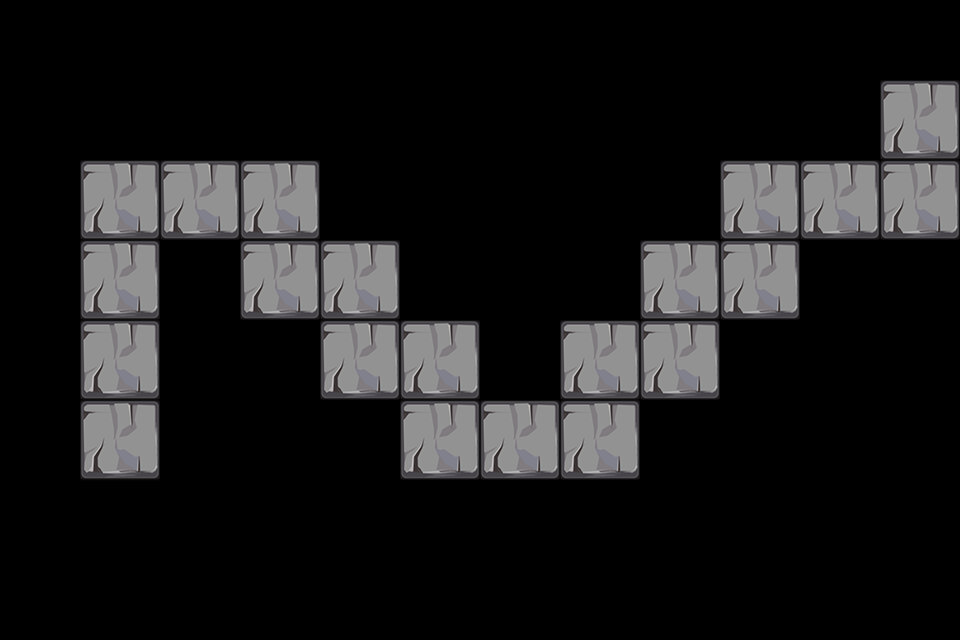

A level layout from a 2D game, rendered from its tile map. Below: a short description, then the map file with tile-grid data replaced by summaries:
An orthogonal 12x8 tile map with 80x80 px tiles, 1 tile layer (path) and 41 objects (16x path, 13x Tower, 4x 6, 4x 7, 4x 8).

<map version="1.0" orientation="orthogonal" width="12" height="8" tilewidth="80" tileheight="80">
 <properties>
  <property name="style" value="1" />
 </properties>
 <tileset firstgid="1" name="tiled3" tilewidth="80" tileheight="80">
  <image source="tiled3.png" width="240" height="240" />
 </tileset>
 <layer name="path" width="12" height="8">
  <data>[96 cells, 22 non-empty, 9 distinct tile ids]</data>
 </layer>
 <objectgroup name="path" width="12" height="8">
  <object name="path" x="80" y="400" />
  <object name="path" x="80" y="160" />
  <object name="path" x="240" y="160" />
  <object name="path" x="240" y="240" />
  <object name="path" x="320" y="240" />
  <object name="path" x="320" y="320" />
  <object name="path" x="400" y="320" />
  <object name="path" x="400" y="400" />
  <object name="path" x="560" y="400" />
  <object name="path" x="560" y="320" />
  <object name="path" x="640" y="320" />
  <object name="path" x="640" y="240" />
  <object name="path" x="720" y="240" />
  <object name="path" x="720" y="160" />
  <object name="path" x="880" y="160" />
  <object name="path" x="880" y="80" />
  <object name="Reward" type="6" x="400" y="240" width="80" height="80" />
  <object name="Reward" type="7" x="640" y="160" width="80" height="80" />
  <object name="Reward" type="8" x="240" y="80" width="80" height="80" />
  <object name="Reward" type="6" x="560" y="80" width="80" height="80" />
  <object name="Reward" type="7" x="80" y="80" width="80" height="80" />
  <object name="Reward" type="8" x="800" y="80" width="80" height="80" />
  <object name="Reward" type="6" x="320" y="480" width="80" height="80" />
  <object name="Reward" type="7" x="800" y="240" width="80" height="80" />
  <object name="Reward" type="8" x="160" y="320" width="80" height="80" />
  <object name="Reward" type="6" x="0" y="240" width="80" height="80" />
  <object name="Reward" type="7" x="720" y="400" width="80" height="80" />
  <object name="Reward" type="8" x="480" y="480" width="80" height="80" />
  <object name="Tower" x="0" y="80" width="80" height="320" />
  <object name="Tower" x="80" y="80" width="800" height="80" />
  <object name="Tower" x="880" y="240" width="80" height="160" />
  <object name="Tower" x="240" y="480" width="480" height="80" />
  <object name="Tower" x="320" y="160" width="400" height="80" />
  <object name="Tower" x="400" y="240" width="240" height="80" />
  <object name="Tower" x="480" y="320" width="80" height="80" />
  <object name="Tower" x="160" y="240" width="80" height="240" />
  <object name="Tower" x="240" y="320" width="80" height="160" />
  <object name="Tower" x="320" y="400" width="80" height="80" />
  <object name="Tower" x="640" y="400" width="240" height="80" />
  <object name="Tower" x="720" y="320" width="160" height="80" />
  <object name="Tower" x="800" y="240" width="80" height="80" />
 </objectgroup>
</map>
